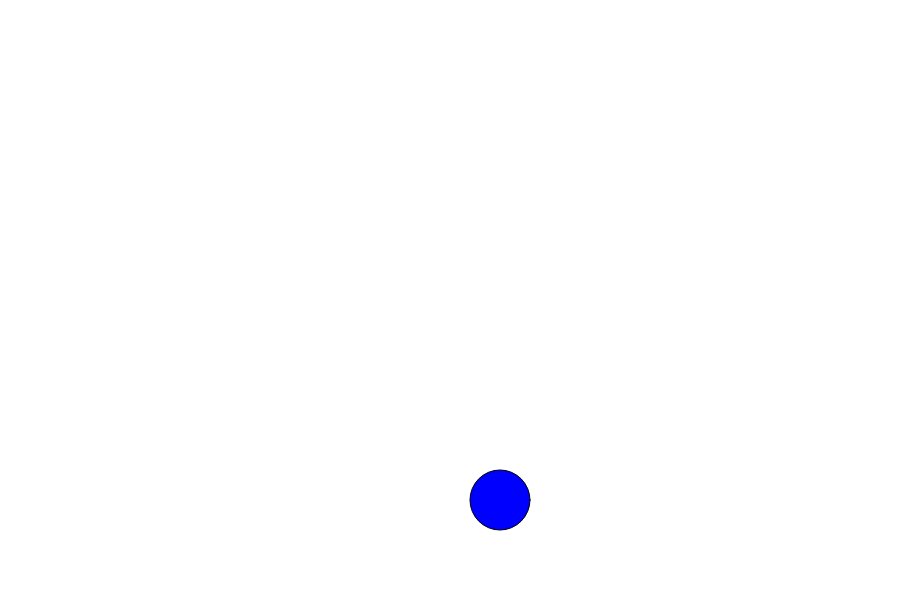
Frame 1 (no input)
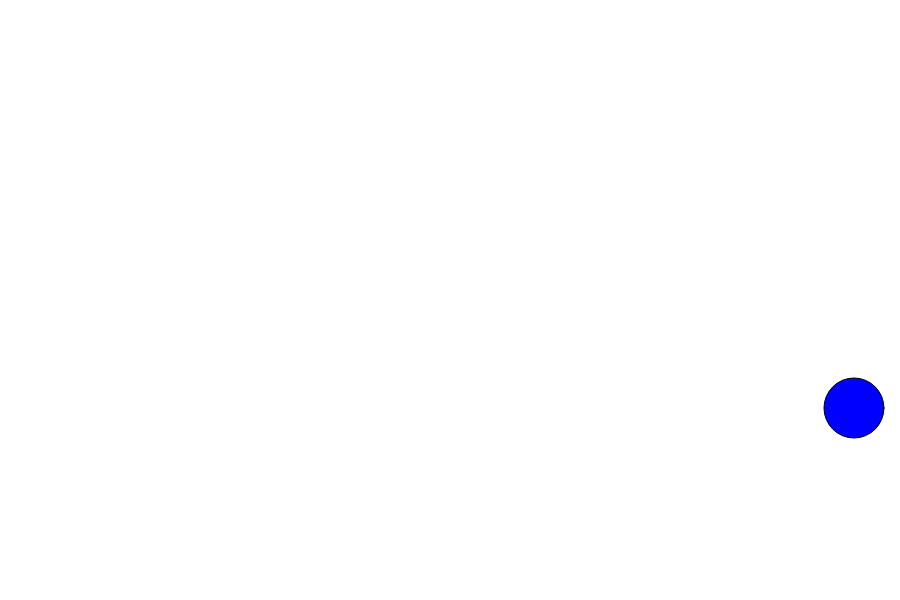
Frame 60 (no input)
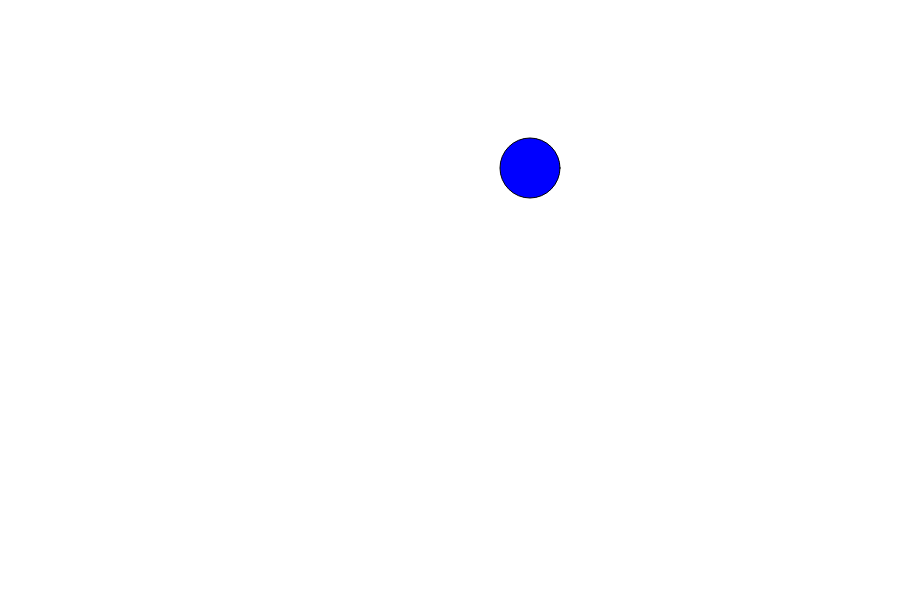
Frame 120 (the mouse pressed at the canvas centre since frame 60)

The p5.js sketch that drew these frames (run headless with seeded random() and noise() and a simulated clock; from frame 60 on, the mouse is pressed at the canvas centre):

// p5.js sketch
// ── sketch.js
let x = 500; // where the ball starts
let y = 500;

let vx = 6; // velocity
let vy = 4;

let size = 60; // ball size
let r = size / 2; // for detecting the edges of the ball

function setup() {
  createCanvas(900, 600);
}

function draw() {
  background(255);

  fill(0, 0, 255); // drawing the ball
  circle(x, y, size);

  x += vx; // movement
  y += vy;

  // collision
  if (x - r <= 0 || x + r >= width) vx *= -1;
  if (y - r <= 0 || y + r >= height) vy *= -1;
}
